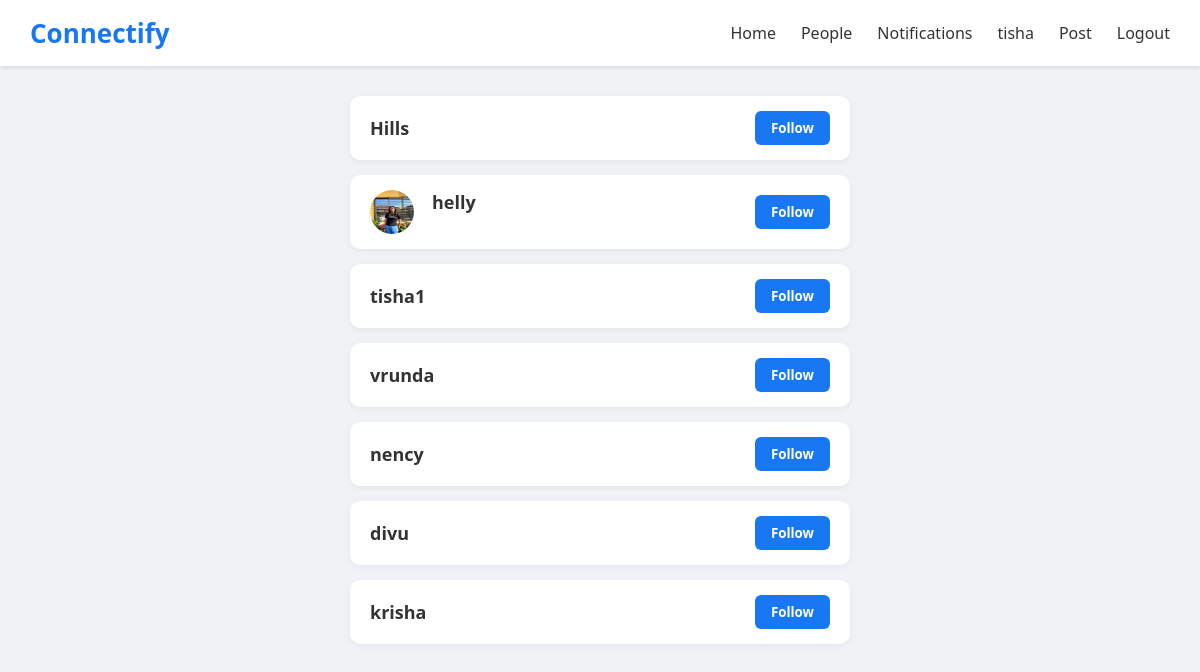
Page /people/ (signed in) on the committed database.
### social/models.py (models this page shows)
class webuser(models.Model):
    name = models.CharField(max_length=50,unique=True)
    age = models.IntegerField()
    email = models.CharField(unique=True, max_length=50)
    password = models.CharField( max_length=10)
    ac_type = [
        ('public', 'public'),
        ('private', 'private'),
    ]
    ac_type = models.CharField(max_length=10, choices=ac_type, default='public')
    image = models.ImageField(upload_to='profile_images/', blank=True, null=True)

### social/views.py (the view)
# urls.py: path('people/',views.people,name='people'),
def people(request):
    name = request.session.get('username','')
    email = request.session.get('email','')
    cur_user = webuser.objects.get(name=name)
    users = webuser.objects.exclude(name=name)
    followed_ids = followers.objects.filter(webuser1Id=cur_user).values_list('webuser2Id__id', flat=True)
    suggested_users = users.exclude(id__in=followed_ids)
    name = request.session.get('username','')
    return render(request, 'people.html', {'users': suggested_users,'name':name})

### templates/people.html (shortened to what this page needs)
<html>
  <head>
  <body>
    <div class="navbar">
    <a href="{% url 'home' %}"><h1>Connectify</h1></a>
    <ul>
      <li><a href="{% url 'home' %}">Home</a></li>
      <li><a href="{% url 'people' %}">People</a></li>
      <li><a href="{% url 'notifications'%}">Notifications</a></li>
      <li><a href="{% url 'user_profile' %}">{{ name }}</a></li>
      <li><a href="{% url 'post' %}">Post</a></li>
      <li><a href="{% url 'logout' %}">Logout</a></li>
    </ul>
  </div>
  <div class="user-list">
  {% for user in users %}
  <div class="user-card">
 <div class="users">
  {% if user.image %}
  <img class="user_img" src="{{user.image.url}}" alt="Profile Picture" />
    {% endif %}
    <a href={% url 'another_user' user.id %}><h3>{{ user.name }}</h3></a>
 </div>
    <a href="{% url 'follow_req' user.id %}">
    <button>Follow</button>
    </a>
    </div>
  {% empty %}
    <p>No users found.</p>
  {% endfor %}
</div>
  </body>
  </html>

### templates/people.html (style rules this page uses)
* { box-sizing: border-box; font-family: 'Segoe UI', Tahoma, Geneva, Verdana, sans-serif; margin: 0; padding: 0; }
a { text-decoration:none; }
body { background-color: #f0f2f5; }
.navbar { background-color: #ffffff; padding: 15px 30px; box-shadow: 0 2px 4px rgba(0, 0, 0, 0.1); display: flex; justify-content: space-between; align-items: center; position: sticky; top: 0; z-index: 1000; }
.navbar h1 { font-size: 26px; color: #1877f2; }
.navbar ul { list-style: none; display: flex; gap: 25px; }
.navbar li { cursor: pointer; }
.navbar ul li a { text-decoration: none; color: #333; font-weight: 500; transition: color 0.3s ease; }
.user-list { display: flex; flex-direction: column; gap: 15px; max-width: 500px; margin: 30px auto; }
.user-card { background-color: #ffffff; padding: 15px 20px; border-radius: 10px; box-shadow: 0 2px 6px rgba(0, 0, 0, 0.05); display: flex; justify-content: space-between; align-items: center; }
.user-card h3 { font-size: 18px; color: #333; }
.user-card button { padding: 8px 16px; background-color: #1877f2; color: #fff; border: none; border-radius: 6px; font-weight: bold; cursor: pointer; transition: background-color 0.2s; }
.users { display:flex; gap:18px; }
.user_img { height:44px; width:44px; border-radius:100%; }

### rows in the picture
webuser: name "tisha"
webuser: name "Hills"
webuser: image (picture), name "helly"
webuser: name "tisha1"
webuser: name "vrunda"
webuser: name "nency"
webuser: name "divu"
webuser: name "krisha"
